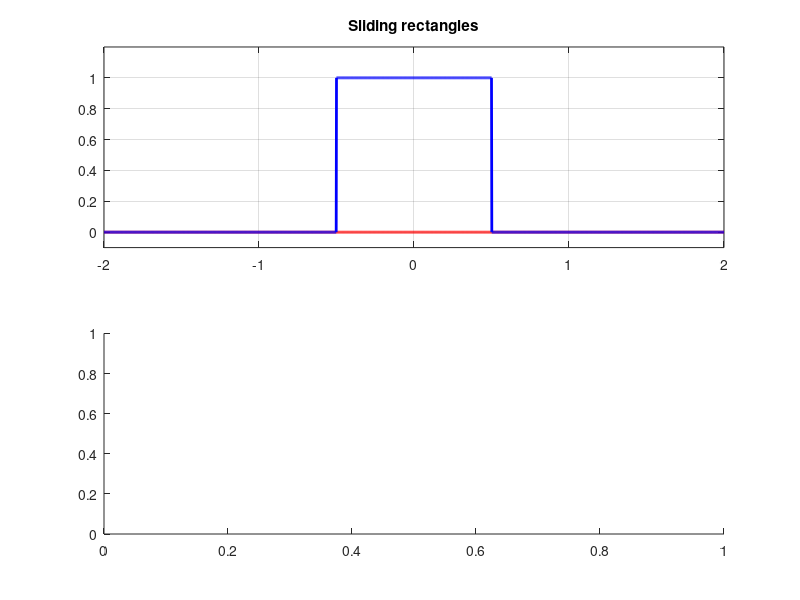

The MATLAB source for this figure: (Note: this script raises an error after producing the figure.)
clc; clear; close all;

choice = menu('Select Animation', ...
    '1) rect * rect -> triangle', ...
    '2) Build periodic triangular message', ...
    '3) Spectrum of periodic triangular message', ...
    '4) AM modulation (true time-building animation)', ...
    '5) Modulation index effect (under → over)', ...
    '6) AM spectrum shifting', ...
    '7) DSB-SC phase comparison', ...
    '8) Continuous phase change in DSB-SC', ...
    '9) AM vs DSB-SC comparison');

switch choice

%% =========================================================
case 1   % Convolution -> triangle

dt = 0.002;
t = -2:dt:2;
rect1 = double(abs(t)<=0.5);

figure('Color','w')

subplot(2,1,1)
h_rect2 = plot(t,zeros(size(t)),'r','LineWidth',2); hold on
plot(t,rect1,'b','LineWidth',2)
h_overlap = area(t,zeros(size(t)),'FaceAlpha',0.3,'EdgeColor','none');
ylim([-0.1 1.2]); grid on
title('Sliding rectangles')

subplot(2,1,2)
h_conv = animatedline('LineWidth',2);
ylim([0 1.2]); grid on
title('Triangle forming from convolution')

for k=1:length(t)
    shift=t(k);
    rect2=double(abs(t-shift)<=0.5);
    overlap=rect1.*rect2;
    conv_val=sum(overlap)*dt;

    set(h_rect2,'YData',rect2)
    set(h_overlap,'YData',overlap)
    addpoints(h_conv,t(k),conv_val)
    drawnow
end


%% =========================================================
case 2   % Build periodic triangular message

dt=0.0005;
t=-0.4:dt:0.4;
T0=0.12; alpha=0.04;

figure('Color','w')
h=animatedline('LineWidth',2);
ylim([0 1.2]); grid on
title('Building periodic triangular message m(t)')

m=zeros(size(t));

for n=-5:5
    tau=t-n*T0;
    tri=max(1-abs(tau)/alpha,0);
    m=m+tri;

    clearpoints(h)
    for k=1:length(t)
        addpoints(h,t(k),m(k))
    end
    drawnow
    pause(0.4)
end


%% =========================================================
case 3   % Spectrum build-up

alpha=40e-3;
T0=120e-3;
f0=1/T0;
nmax=10;

figure('Color','w')
f=-nmax*f0:f0/100:nmax*f0;
env=alpha*f0*sinc(alpha*f).^2;

plot(f,env,'k--','LineWidth',1.5); hold on
grid on
title('Spectrum build-up')
ylim([0 max(env)*1.2])

for n=-nmax:nmax
    cn=alpha*f0*sinc(n*alpha*f0)^2;
    stem(n*f0,cn,'b','LineWidth',2)
    drawnow
    pause(0.3)
end


%% =========================================================
case 4   % AM time-building animation (correct)

dt=0.0005;
t=0:dt:0.4;
fc=100; T0=0.12; alpha=0.04;

m=zeros(size(t));
for n=-5:5
    tau=t-n*T0;
    m=m+max(1-abs(tau)/alpha,0);
end

figure('Color','w')

subplot(3,1,1)
h_m=animatedline('LineWidth',2);
ylim([0 1.2]); grid on
title('Message m(t)')

subplot(3,1,2)
h_c=animatedline('LineWidth',2);
ylim([-1.2 1.2]); grid on
title('Carrier')

subplot(3,1,3)
h_s=animatedline('LineWidth',2); hold on
plot(t,1+m,'k--')
plot(t,-(1+m),'k--')
ylim([-2 2]); grid on
title('AM signal')

for k=1:length(t)
    carrier=cos(2*pi*fc*t(k));
    s=(1+m(k))*carrier;

    addpoints(h_m,t(k),m(k))
    addpoints(h_c,t(k),carrier)
    addpoints(h_s,t(k),s)

    drawnow
end


%% =========================================================
case 5   % Modulation index sweep

dt=0.0005;
t=0:dt:0.3;
fc=100;
m=cos(2*pi*5*t);

figure('Color','w')
ylim([-2 2]); grid on
title('Modulation index sweep')

h=animatedline('LineWidth',2);

for mu=0:0.2:1.5
    clearpoints(h)
    for k=1:length(t)
        s=(1+mu*m(k))*cos(2*pi*fc*t(k));
        addpoints(h,t(k),s)
        drawnow
    end
    pause(0.5)
end


%% =========================================================
case 6   % AM spectrum shifting

alpha=40e-3;
T0=120e-3;
f0=1/T0;
fc=100;
nmax=5;

n=-nmax:nmax;
f_disc=n*f0;
M=alpha*f0*sinc(alpha*f_disc).^2;

figure('Color','w')
grid on
title('AM spectrum shifting')

for shift=0:5:fc
    cla
    stem([-fc fc],[0.5 0.5],'r','LineWidth',2); hold on
    stem(f_disc+shift,0.5*M,'b','LineWidth',2)
    stem(f_disc-shift,0.5*M,'b','LineWidth',2)
    xlim([-fc-nmax*f0-10 fc+nmax*f0+10])
    ylim([0 max(M)*0.7])
    grid on
    drawnow
end


%% =========================================================
case 7

clc; close all;

dt = 0.0005;
t = -0.1:dt:0.1;

fm = 5;
fc = 50;

m = cos(2*pi*fm*t);

figure('Color','w','Position',[100 100 900 600])

subplot(2,1,1)
plot(t,m,'b','LineWidth',2)
hold on
plot(t,-m,'b--')
xline(0,'k','LineWidth',2)
title('Message and Envelope')
ylim([-1.2 1.2]); grid on

subplot(2,1,2)
h_s = animatedline('Color','m','LineWidth',2);
hold on
plot(t,m,'k--')
plot(t,-m,'k--')
xline(0,'k','LineWidth',2)
ylim([-1.2 1.2]); grid on
title('DSB-SC Signal — Observe value at t = 0')

for phi_deg = 0:15:180

    phi = phi_deg*pi/180;
    s = m .* cos(2*pi*fc*t + phi);

    clearpoints(h_s)

    for k = 1:length(t)
        addpoints(h_s,t(k),s(k))
        drawnow
    end

    sgtitle(['Phase \phi = ' num2str(phi_deg) ...
        '°,   s(0) = ' num2str(cos(phi),3)])

    pause(0.7)

end

%% =========================================================
case 8   % Continuous phase change

t=0:0.0005:0.2;
fm=5; fc=50;

figure('Color','w')
h=animatedline('LineWidth',2);
ylim([-1.2 1.2]); grid on
title('Continuous phase change')

for phi=0:0.2:pi
    clearpoints(h)
    m=cos(2*pi*fm*t);
    c=cos(2*pi*fc*t+phi);
    s=m.*c;

    for k=1:length(t)
        addpoints(h,t(k),s(k))
        drawnow
    end
end


%% =========================================================
case 9   % AM vs DSB-SC comparison

dt=0.0005;
t=0:dt:0.2;
fm=5; fc=50;

m=cos(2*pi*fm*t);
c=cos(2*pi*fc*t);

figure('Color','w')

subplot(2,1,1)
h1=animatedline('LineWidth',2); hold on
plot(t,1+m,'k--')
plot(t,-(1+m),'k--')
ylim([-2 2]); grid on
title('AM')

subplot(2,1,2)
h2=animatedline('LineWidth',2); hold on
plot(t,m,'k--')
plot(t,-m,'k--')
ylim([-1.2 1.2]); grid on
title('DSB-SC')

for k=1:length(t)
    addpoints(h1,t(k),(1+m(k))*c(k))
    addpoints(h2,t(k),m(k)*c(k))
    drawnow
end

end
